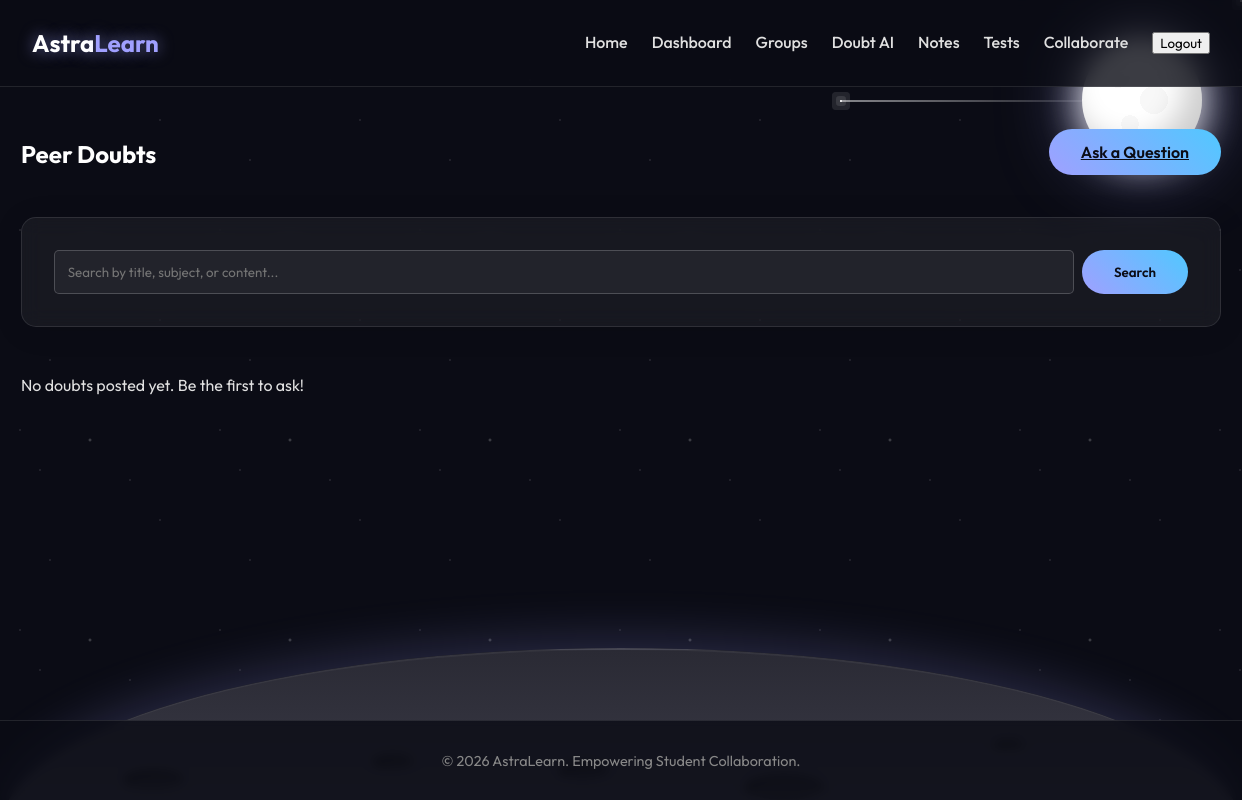
Page /doubt-peer/ (signed in) on the earlier database version.
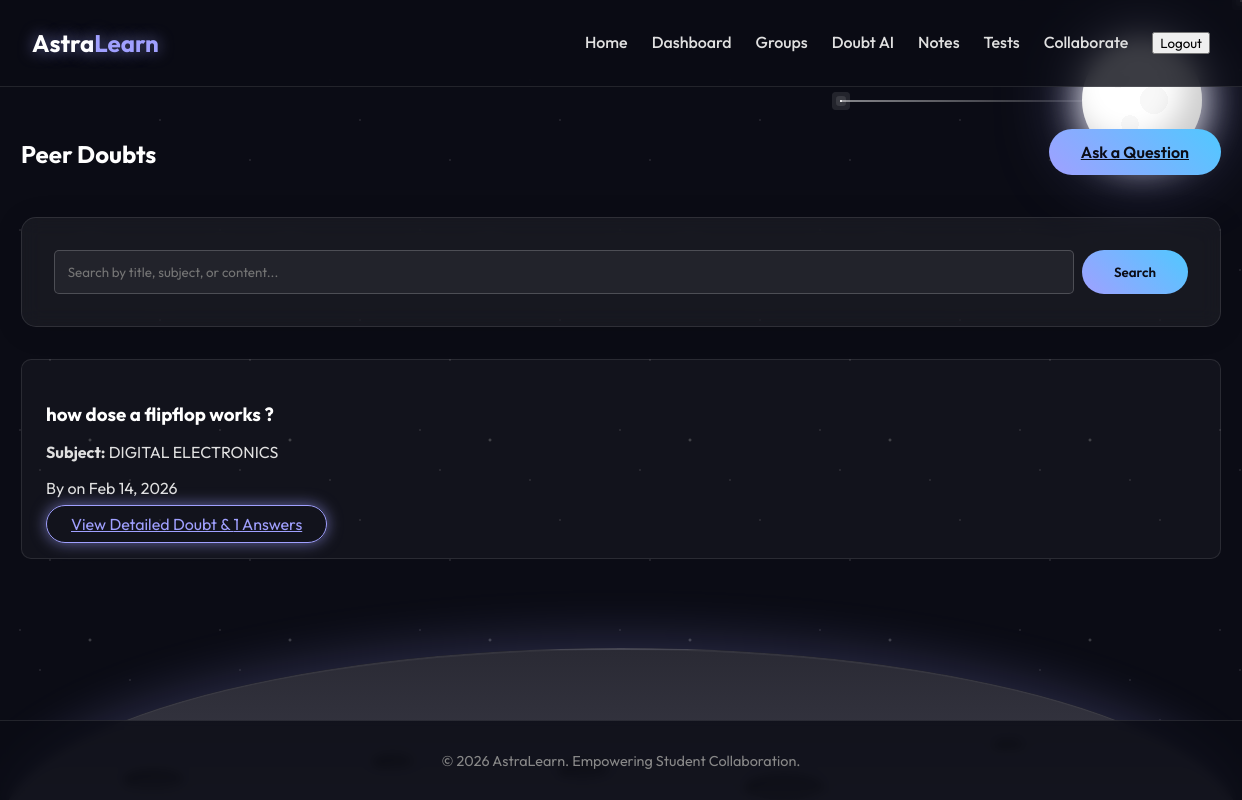
Same page on the later database version.
### doubts/models.py (models this page shows, shortened)
class PeerDoubt(models.Model):
    title = models.CharField(max_length=200)
    content = models.TextField()
    subject = models.CharField(max_length=100)
    created_at = models.DateTimeField(auto_now_add=True)
    author = models.ForeignKey(settings.AUTH_USER_MODEL, on_delete=models.CASCADE, related_name='peer_doubts')

### doubts/views.py (the view)
# urls.py: path('', views.doubt_list, name='doubt_list'),
@login_required
@cache_control(no_cache=True, must_revalidate=True, no_store=True)
def doubt_list(request):
    query = request.GET.get('q')
    doubts = PeerDoubt.objects.all().order_by('-created_at')
    if query:
        doubts = doubts.filter(
            Q(title__icontains=query) |
            Q(subject__icontains=query) |
            Q(content__icontains=query)
        )
    return render(request, 'doubts/doubt_list.html', {'doubts': doubts, 'query': query})

### templates/doubts/doubt_list.html (shortened to what this page needs)
{% extends 'base.html' %}
{% block content %}
<div style="display: flex; justify-content: space-between; align-items: center; margin-bottom: 2rem;">
    <h2>Peer Doubts</h2>
    <a href="{% url 'create_doubt' %}" class="btn-primary">Ask a Question</a>
</div>
<div class="glass-panel" style="margin-bottom: 2rem;">
    <form method="GET" action="{% url 'doubt_list' %}" style="display: flex; gap: 0.5rem;">
        <input type="text" name="q" placeholder="Search by title, subject, or content..." value="{{ query|default:'' }}"
            style="flex: 1; margin-bottom: 0;">
        <button type="submit" class="btn-primary">Search</button>
    </form>
</div>
<div class="card-grid">
    {% for doubt in doubts %}
    <div class="card">
        <h3>{{ doubt.title }}</h3>
        <p><strong>Subject:</strong> {{ doubt.subject }}</p>
        <p>By {{ doubt.author.username }} on {{ doubt.created_at|date:"M d, Y" }}</p>
        <div style="margin-top: 1rem;">
            <a href="{% url 'doubt_detail' doubt.pk %}" class="btn-glow">View Detailed Doubt & {{ doubt.answers.count }}
                Answers</a>
        </div>
    </div>
    {% empty %}
    <p>No doubts posted yet. Be the first to ask!</p>
    {% endfor %}
</div>
{% endblock %}

Differences in the rows shown:
added PeerDoubt: title "how dose a flipflop works ?", subject "DIGITAL ELECTRONICS", created_at "Feb 14, 2026", answers.count "1"
Other differences:
text no longer shown: "No doubts posted yet. Be the first to ask!"
